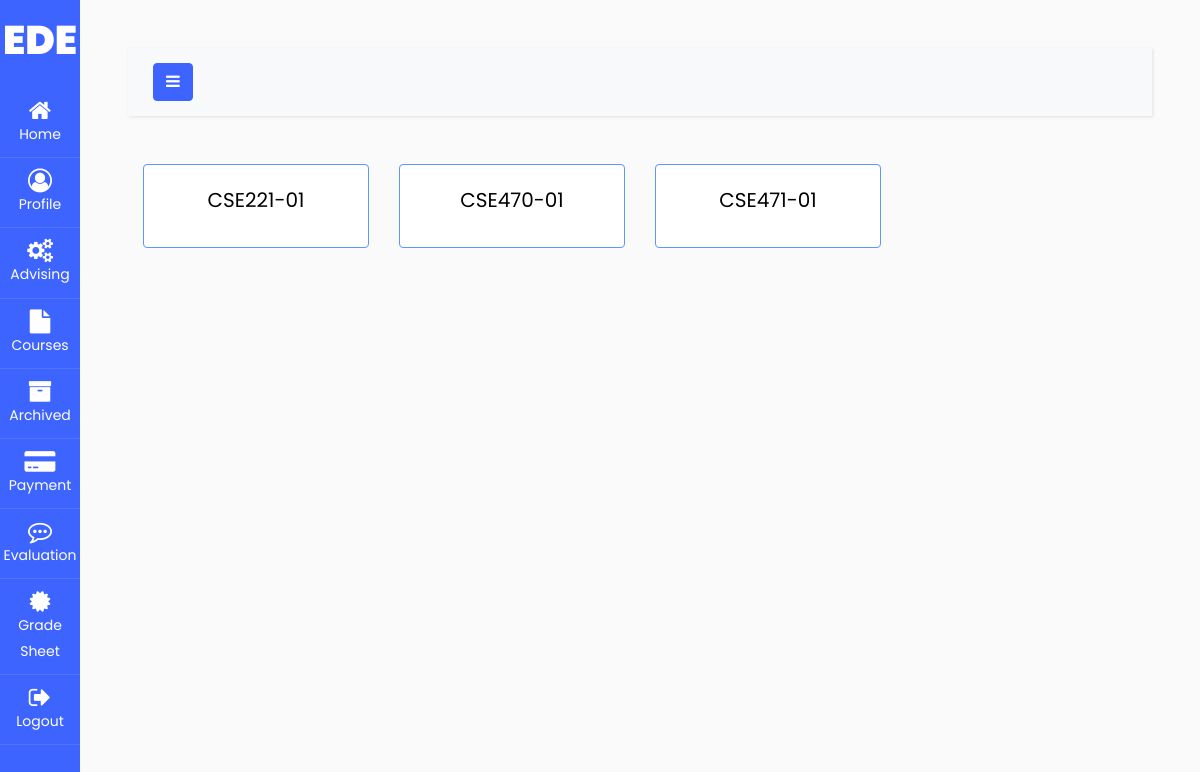
The app's page /student-courses/ (signed in), older data.
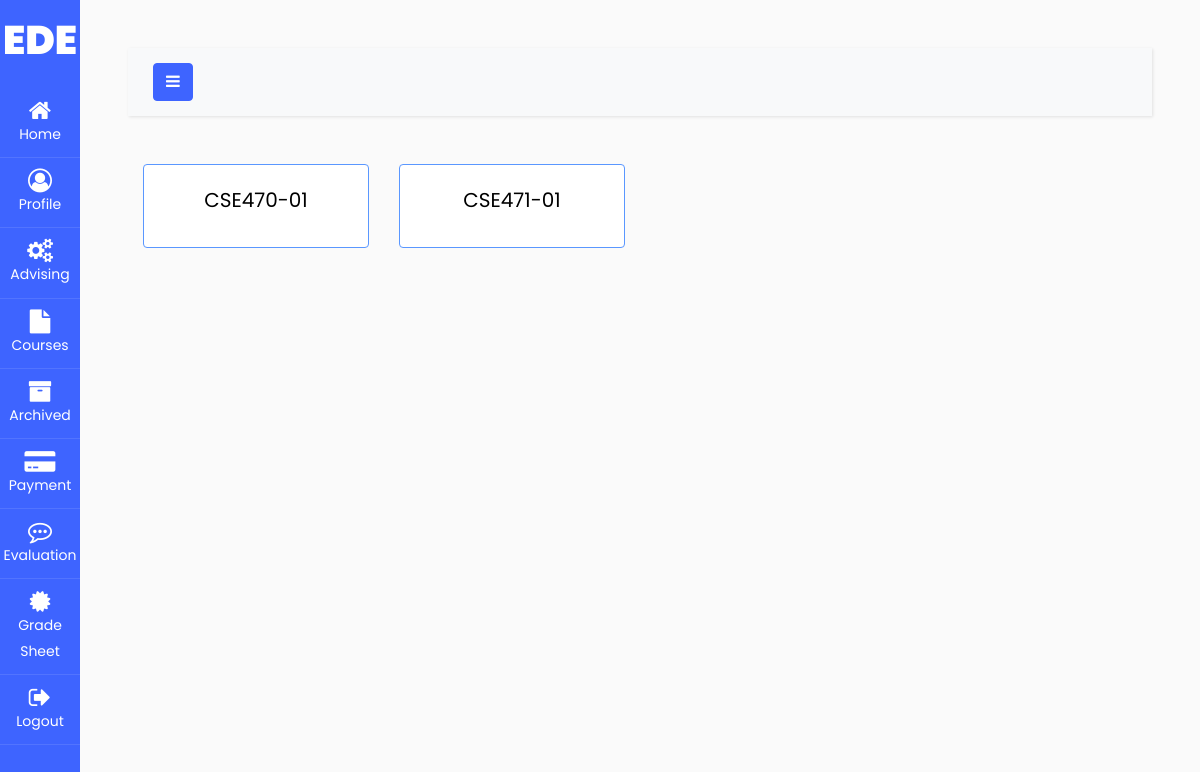
The same page, newer data.
### courses/models.py (models this page shows)
class CourseSections(models.Model):
    section_id = models.CharField(max_length=10, primary_key=True)
    course = models.ForeignKey(Course, on_delete=models.CASCADE)
    faculty = models.ForeignKey(FACULTY, on_delete=models.CASCADE)
    section_capacity = models.IntegerField(default=0)
    section_enrolled = models.IntegerField(default=0)
    section_day = models.CharField(max_length=10)
    section_start_time = models.TimeField()
    section_end_time = models.TimeField()
    section_room = models.CharField(max_length=10)
    section_session = models.CharField(max_length=10)
    def __str__(self):
        return self.section_id

### courses/views.py (the view)
# urls.py: path("student-courses/", views.studentCourses, name="studentCourses"),
@login_required(login_url="login")
def studentCourses(request):
    student = STUDENT.objects.get(user=request.user)
    if student:
        advising = StudentAdvising.objects.get(student=student)
        courses = advising.courses.all()
        sections = advising.section.all()
        sections_ = []
        print(sections)
        for section in sections:
            if section.section_end_time > datetime.now().time():
                sections_.append(section)
        return render(
            request,
            "courses/student_courses.html",
            {"courses": courses, "sections": sections_},
        )

### templates/courses/student_courses.html
{% extends "student/navbar.html" %}
{% block content %}
<div class="container mt-5">
    <div class="row">
        {% for s in sections %}
        <div class="col-md-3 mb-4">
            <div class="card" style="border-width: 1px; border-color: rgb(90, 151, 255);">
                <div class="card-body text-center">
                    <a href="/student-course-sec-map/{{s.section_id}}/">
                        <h5 class="card-title">{{ s.section_id}}</h5>
                    </a>
                </div>
            </div>
        </div>
        {% endfor %}
    </div>
</div>
{% endblock %}

Row changes from the older to the newer data that the page shows:
no longer on this page (row edited): CourseSections: section_id "CSE221-01"
